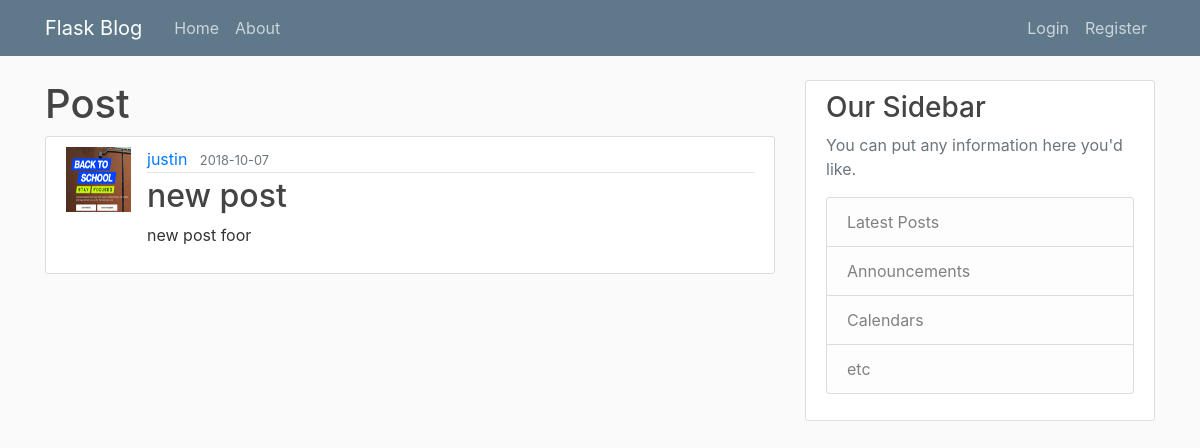
The page /post/12 on the database its author committed.
### flaskblog/models.py (models this page shows, shortened)
class User(db.Model, UserMixin):
  id         = db.Column(db.Integer, primary_key=True)
  username   = db.Column(db.String(20),  unique=True,    nullable=False)
  email      = db.Column(db.String(120), unique=True,    nullable=False)
  image_file = db.Column(db.String(20),  nullable=False, default='default.jpg')
  password   = db.Column(db.String(60),  nullable=False)
  posts      = db.relationship('Post', backref='author', lazy=True)

class Post(db.Model):
  id          = db.Column(db.Integer    , primary_key=True)
  title       = db.Column(db.String(100), nullable=False)
  date_posted = db.Column(db.DateTime   , nullable=False, default=datetime.utcnow)
  content     = db.Column(db.Text       , nullable=False)
  user_id     = db.Column(db.Integer    , db.ForeignKey('user.id'), nullable=False)

### flaskblog/posts/routes.py (the view)
@posts.route('/post/<int:post_id>')
def post(post_id):
  post = Post.query.get_or_404(post_id)
  return render_template('post.html', title=post.title, post=post)

### flaskblog/templates/post.html (shortened to what this page needs)
{% extends 'layout.html' %}
{% block content %}
  <h1>Post</h1>
  <article class="media content-section">
    <img class="rounded-cirle article-img" src="{{ url_for('static', filename='profile_pics/' + post.author.image_file) }}" />
    <div class="media-body">
      <div class="article-metadata">
        <a class="mr-2" href="{{ url_for('users.user_posts', username=post.author.username) }}">{{ post.author.username }}</a>
        <small class="text-muted">{{ post.date_posted.strftime('%Y-%m-%d') }}</small>
      </div>
      <h2 class="article-title">{{ post.title }}</h2>
      <p class="article-content">{{ post.content }}</p>
    </div>
  </article>
{% endblock content %}

### flaskblog/static/main.css (style rules this page uses)
body { background: #fafafa; color: #333333; margin-top: 5rem; }
h1, h2, h3, h4, h5, h6 { color: #444444; }
.content-section { background: #ffffff; padding: 10px 20px; border: 1px solid #dddddd; border-radius: 3px; margin-bottom: 20px; }
.article-title { color: #444444; }
.article-content { white-space: pre-line; }
.article-img { height: 65px; width: 65px; margin-right: 16px; }
.article-metadata { padding-bottom: 1px; margin-bottom: 4px; border-bottom: 1px solid #e3e3e3 }

### rows shown on the page
User: image_file (picture), author.username "justin"
Post: date_posted "2018-10-07", title "new post", content "new post foor"
